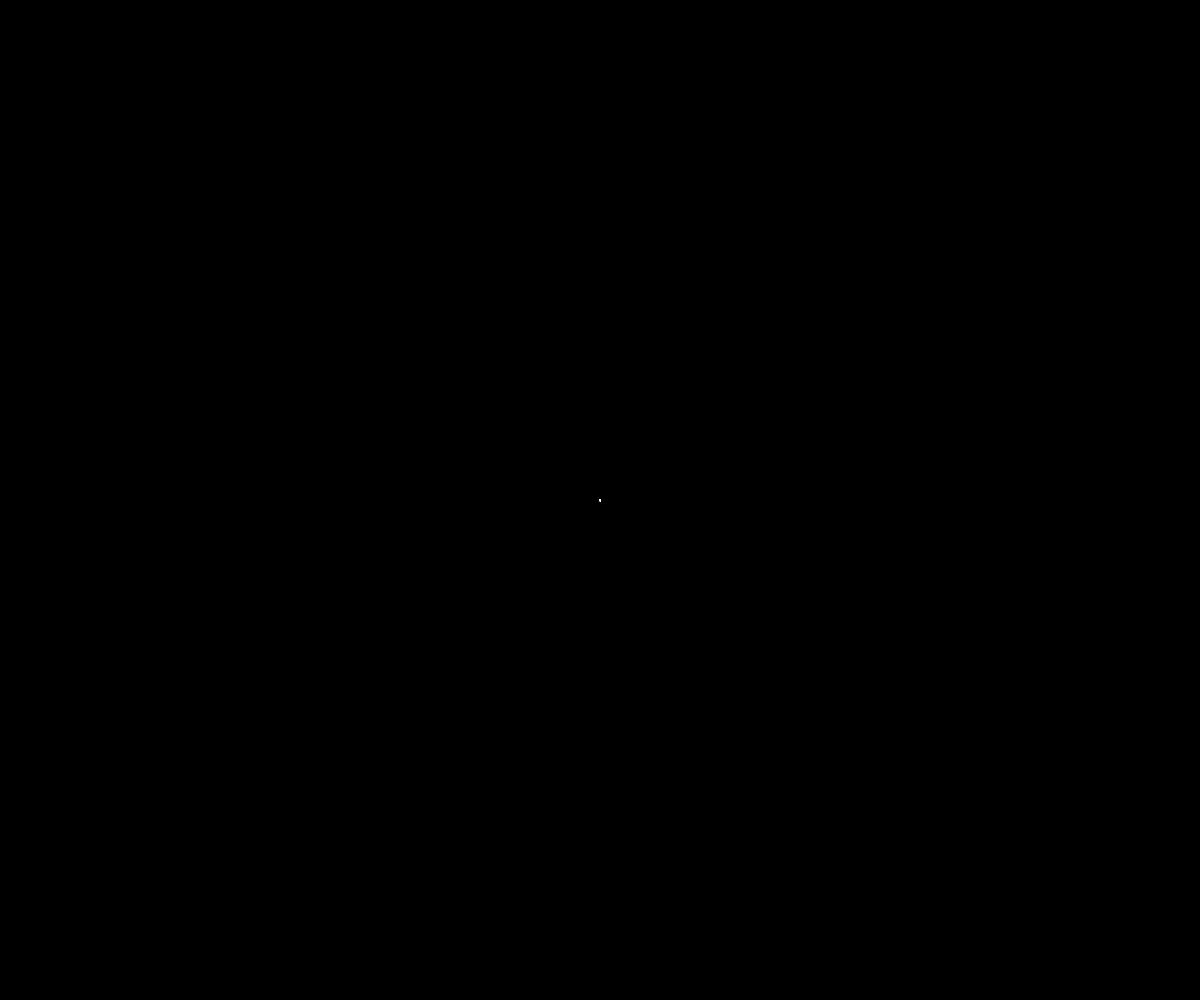
Frame 1 (no input)
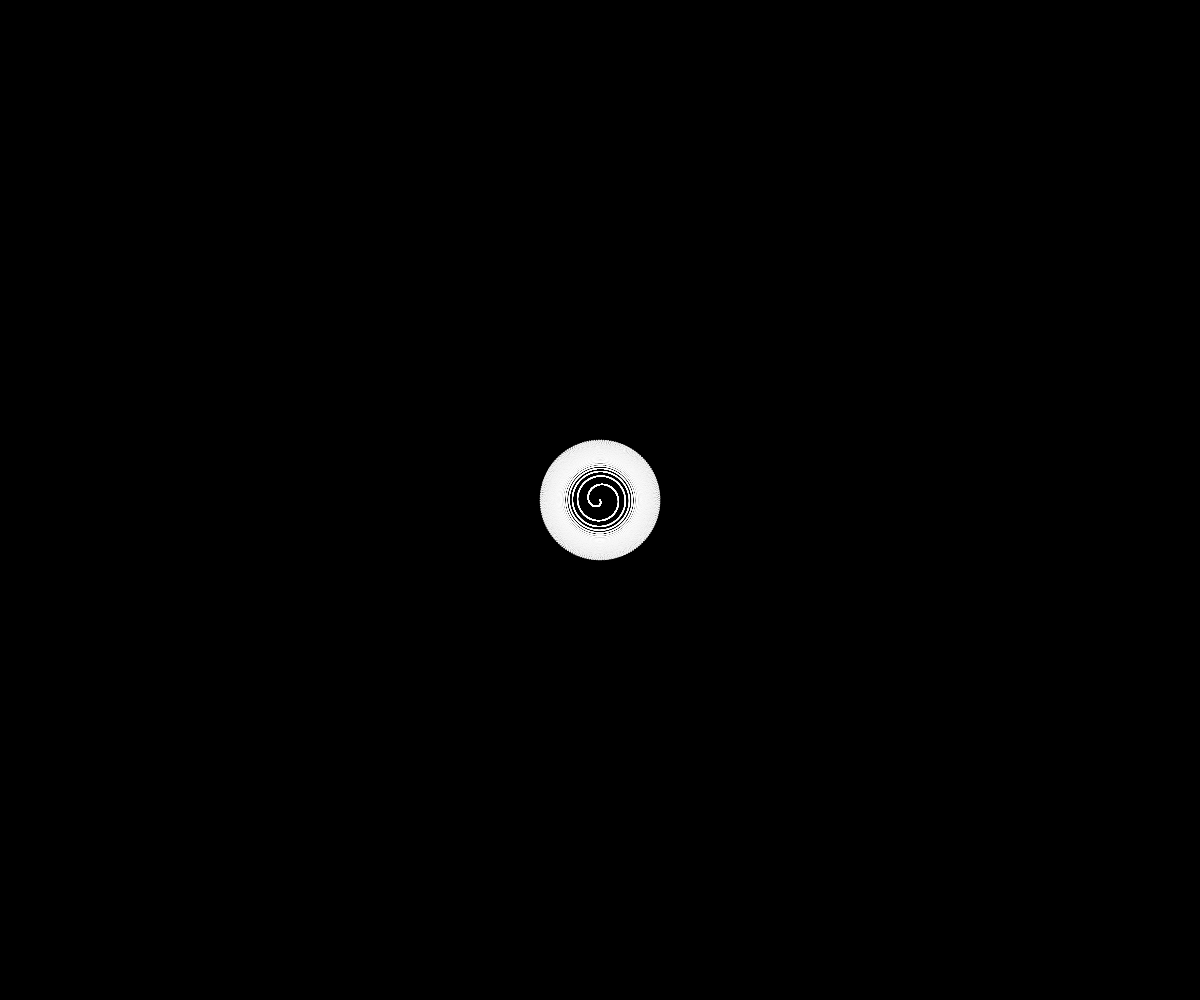
Frame 60 (no input)
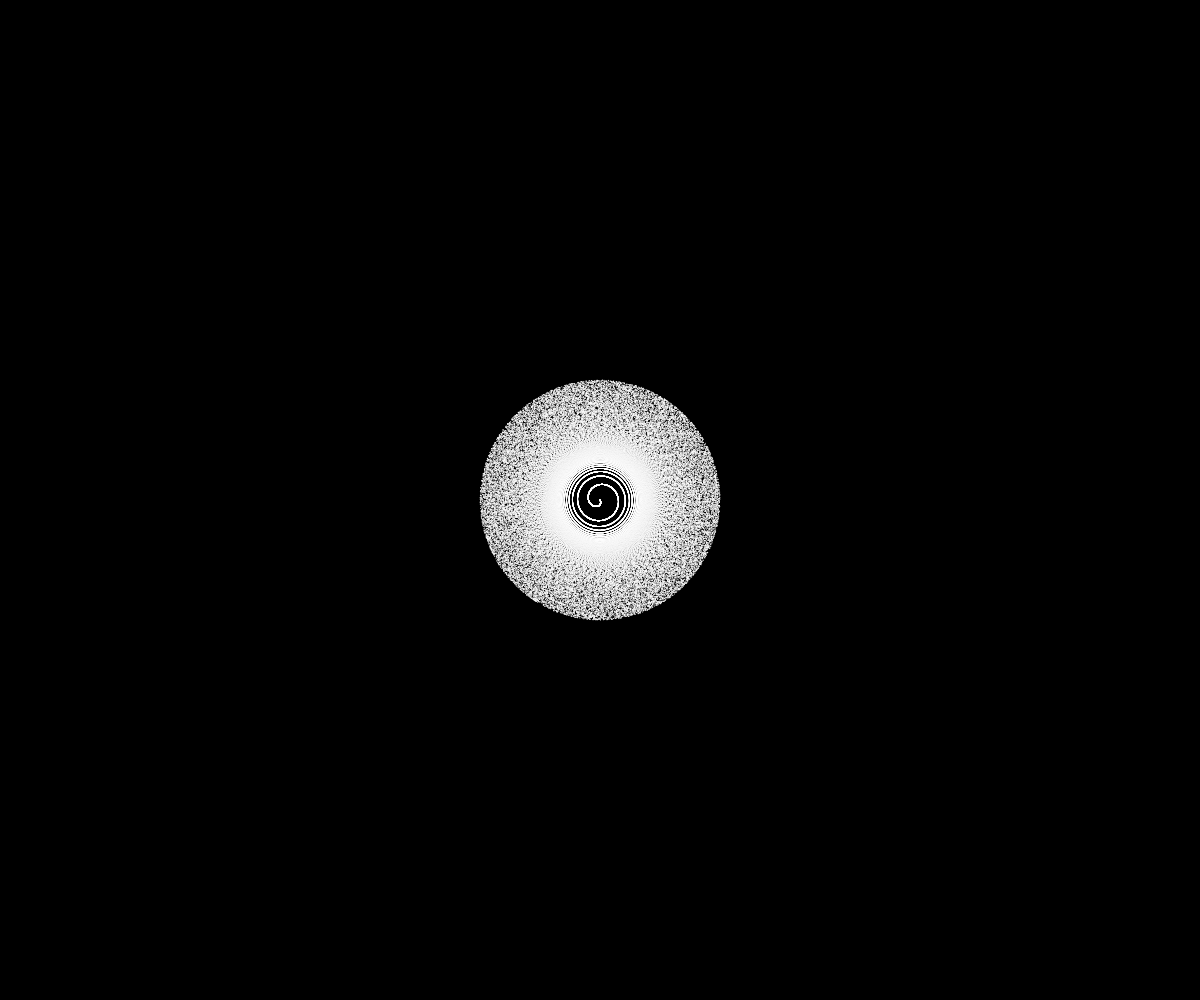
Frame 120 (the mouse pressed at the canvas centre since frame 60)

The p5.js sketch that drew these frames (run headless with seeded random() and noise() and a simulated clock; from frame 60 on, the mouse is pressed at the canvas centre):

// p5.js sketch
// ── sketch.js
var x;
var y;
var a;
var b;
var angle=1;
var radius=0;

function setup() {
  // uncomment this line to make the canvas the full size of the window
   createCanvas(windowWidth, windowHeight);
  background(0);
  stroke(255);
  strokeWeight(1);
  x=width/2;
  y=height/2;
  frameRate(1000);
   
}

function draw() {
	//x=width/2;
	//y=height/2;
	for (var i=0; i<1000; i++) {
    	stroke(255);
    	angle*=1.0001;
    	radius+=0.001;
		 x = width/2+cos(angle)*radius;
		 y = height/2+sin(angle)*radius;
		point(x, y);
		//point(x+(random(2)-1)*10, y+(random(2)-1)*10);
		if (x>width) {
			x=width;
    	}
		if (x<0) {
			x=0;
    	}
		if (y>height) {
			y=height;
    	}
		if (y<0) {
			y=0;
    	}
    
    }
}

function windowResized() {
  resizeCanvas(windowWidth, windowHeight);
  background(0);
  stroke(255);
  strokeWeight(1);
  x=width/2;
  y=height/2;
  frameRate(100);
  angle=1;
  radius=0;
}
